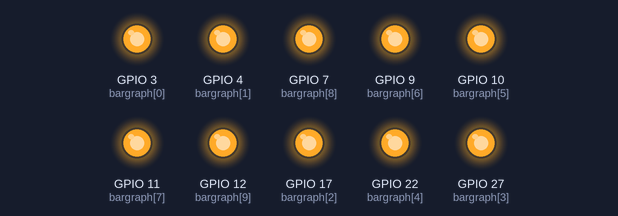
Simulated run of this program. Board: Raspberry Pi (BCM pin numbers). Shown: output pins drawn as LEDs (lit = HIGH).

Above: at 0.5 s.
At 3.5 s:
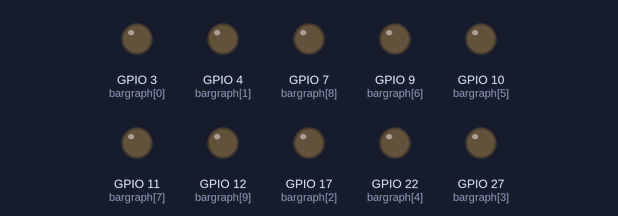
Timing chart, 0 to 4.6 s (numbered marks = the images above):
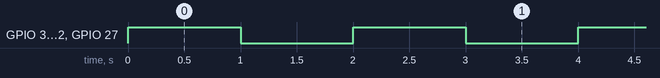

Measured:
- by itself, GPIO 3 (bargraph[0]), GPIO 4 (bargraph[1]), GPIO 7 (bargraph[8]), GPIO 9 (bargraph[6]), GPIO 10 (bargraph[5]), GPIO 11 (bargraph[7]), GPIO 12 (bargraph[9]), GPIO 17 (bargraph[2]), GPIO 22 (bargraph[4]), GPIO 27 (bargraph[3]): alternates HIGH for 1.0 s and LOW for 1.0 s
- by itself, everything shown: repeats every 2.0 s, in 4 steps

The program:

bargraph.py
```python
from gpiozero import LEDBarGraph, LEDBoard
from time import sleep

bargraph = LEDBoard(3, 4, 17, 27, 22, 10, 9, 11, 7, 12)

try:
    bargraph.blink()
    while True:
        # for led in bargraph.leds:
        #     bargraph.off()
        #     led.on()
        sleep(.1)
except KeyboardInterrupt:
    pass
finally:
    bargraph.close()
```
